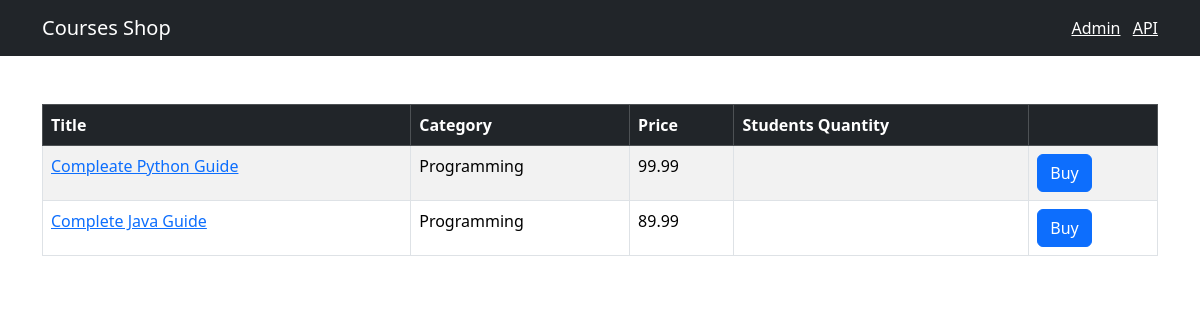
The app's page /, older data.
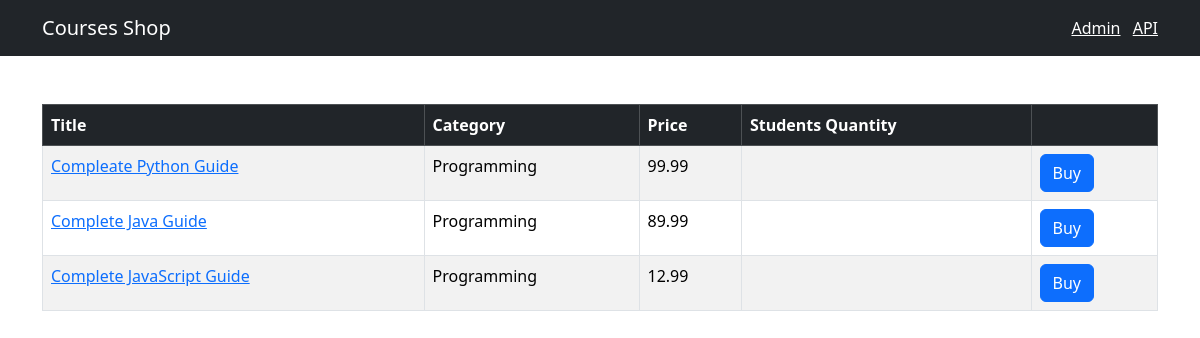
The same page, newer data.
### shop/models.py (models this page shows, shortened)
class Course(models.Model):
    title = models.CharField(max_length=300)
    price = models.FloatField()
    student_qty = models.IntegerField()
    reviews_qty = models.IntegerField()
    category = models.ForeignKey(Category, on_delete=models.CASCADE)
    created_at = models.DateTimeField(default=timezone.now)

class Category(models.Model):
    title = models.CharField(max_length=255)
    created_at = models.DateTimeField(default=timezone.now)
    def __str__(self):
        return self.title

### shop/views.py (the view)
# urls.py: path('', include(api.urls), name='index')
def index(request):
    courses = Course.objects.all()
    return render(request, 'shop/courses.html', {'courses': courses})

### templates/shop/courses.html (shortened to what this page needs)
{% extends "base.html" %}
{% block content %}
<table class="table mt-5 table-bordered table-striped table-hover">
  <thead class="table-dark">
    <tr>
      <th>Title</th>
      <th>Category</th>
      <th>Price</th>
      <th>Students Quantity</th>
      <th></th>
    </tr>
  </thead>
  <tbody>
    {% for course in courses %}
    <tr>
      <td>
        <a href={% url "shop:single_course" course.id %}>{{ course.title }}</a>
        </td>
      <td>{{ course.category }}</td>
      <td>{{ course.price }}</td>
      <td>{{ course.students_qty }}</td>
      <td><button class="btn btn-primary">Buy</button></td>
    </tr>
    {% endfor %}
  </tbody>
</table>
{% endblock %}

Row changes from the older to the newer data that the page shows:
added Course: title "Complete JavaScript Guide", category "Programming", price "12.99"
